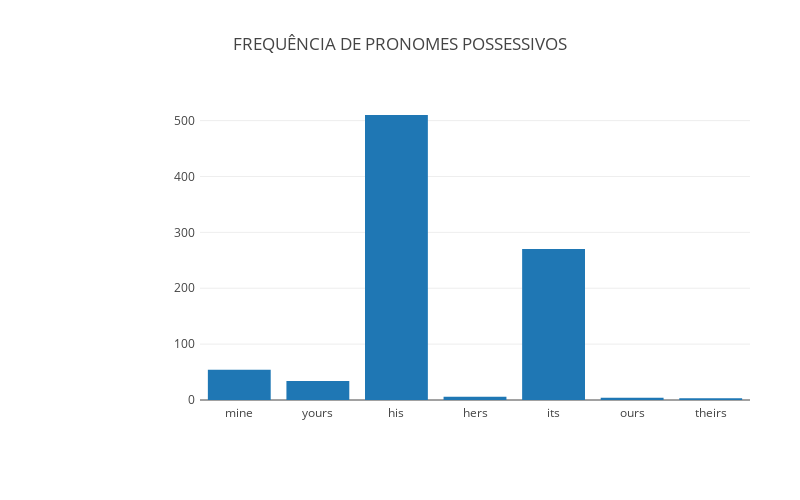

The notebook cell this image was saved under:
### Code cell
sf_pronomes_possessivos  = pd.Series(pronomes_possessivos,index=pronomes_possessivos.keys())
data = [go.Bar(
            x = sf_pronomes_possessivos.keys(),
            y = sf_pronomes_possessivos
    )]

layout = go.Layout(
    title='FREQUÊNCIA DE PRONOMES POSSESSIVOS',
    autosize=False,
    width=800,
    height=500,
    margin=go.layout.Margin(
        l=200,
        r=50,
        b=100,
        t=100,
        pad=4
    ),
    paper_bgcolor='#ffffff',
    plot_bgcolor='#ffffff'
)

fig = dict(data = data, layout = layout)
iplot(fig, filename='basic-bar')

### Figure 1 — Plotly figure (JSON) as saved in the notebook; plotly's stock layout.template omitted (floating-point values rounded to 4 significant figures)
{"data": [{"type": "bar", "uid": "8bfe8464-1365-11e9-bb21-9706a43b8540", "x": ["mine", "yours", "his", "hers", "its", "ours", "theirs"], "y": [54, 34, 510, 6, 270, 4, 3]}], "layout": {"autosize": false, "height": 500, "margin": {"b": 100, "l": 200, "pad": 4, "r": 50, "t": 100}, "paper_bgcolor": "#ffffff", "plot_bgcolor": "#ffffff", "title": "FREQUÊNCIA DE PRONOMES POSSESSIVOS", "width": 800}}
